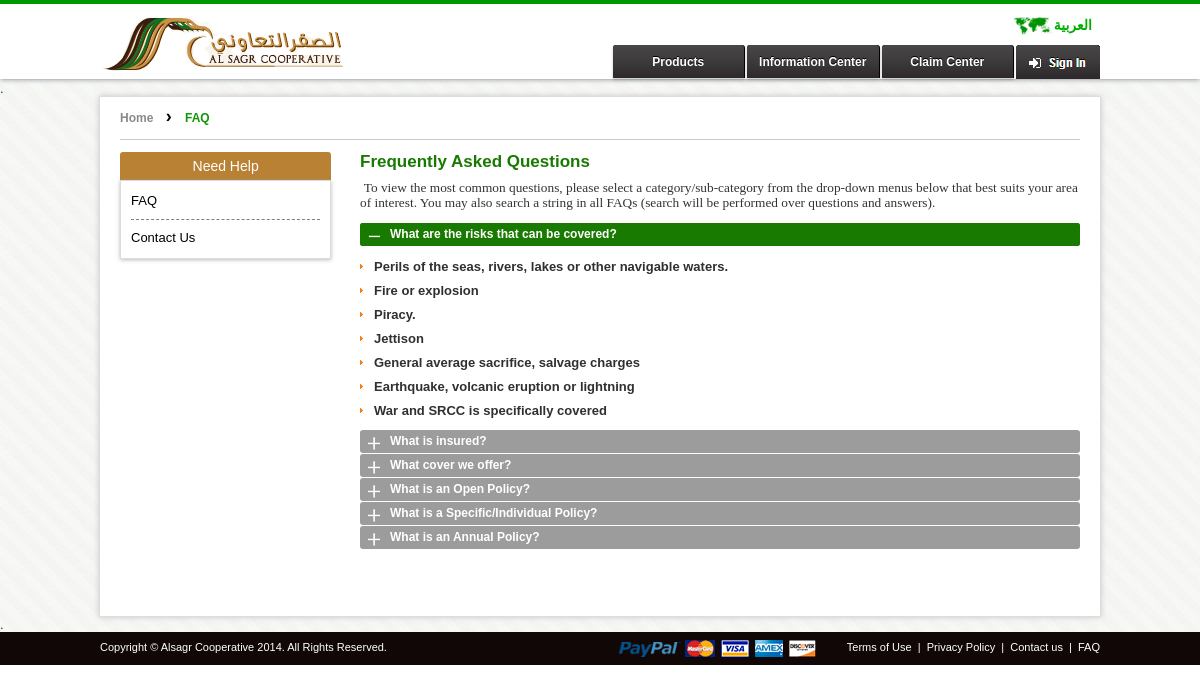
Page /index.php?page=faq on the committed database.
### tables this page shows
CREATE TABLE IF NOT EXISTS `ksa_pages` (
`id` int(11) NOT NULL,
  `pg_title` varchar(150) NOT NULL,
  `pg_detail` text NOT NULL,
  `pg_title_ar` varchar(150) NOT NULL,
  `pg_detail_ar` text NOT NULL,
  `pg_keyword` text NOT NULL,
  `pg_desp` text NOT NULL,
  `pg_section` int(11) NOT NULL,
  `parent_item` int(11) NOT NULL DEFAULT '0',
  `pg_status` tinyint(1) NOT NULL DEFAULT '0',
  `update_date` datetime NOT NULL
);

CREATE TABLE IF NOT EXISTS `ksa_faq` (
`rid` int(11) NOT NULL,
  `quest` text,
  `ans` text,
  `quest_ar` text NOT NULL,
  `ans_ar` text NOT NULL,
  `status` tinyint(1) NOT NULL DEFAULT '1',
  `create_date` datetime DEFAULT NULL
);

CREATE TABLE IF NOT EXISTS `ksa_menu` (
`menu_id` int(11) NOT NULL,
  `menu_title` varchar(200) NOT NULL,
  `menu_title_ar` text NOT NULL,
  `allias` varchar(200) NOT NULL,
  `menu_link` varchar(200) NOT NULL,
  `menu_position` int(11) NOT NULL,
  `menu_access` tinyint(4) NOT NULL DEFAULT '0',
  `menu_parent` varchar(200) NOT NULL DEFAULT 'demo',
  `menu_assign` int(11) NOT NULL,
  `menu_user` int(1) NOT NULL,
  `ordering` int(11) NOT NULL,
  `status` tinyint(1) NOT NULL DEFAULT '1',
  `create_date` date NOT NULL,
  `footer_menu_position` int(11) NOT NULL COMMENT '1 for quick links , 2 for Bottom Footer, 3 for Support Center'
);

### public/faq.php (the view, shortened to what this page needs)
<?php
$alias=$_GET['page'];
$menu=mysql_fetch_object(mysql_query("select * from ".PAGEMENU." where allias='$alias'"));
$page=mysql_fetch_object(mysql_query("select * from  ".PAGETBL." where id ='".$menu->menu_assign."'"));
if(!$page)
{  ?>
<div class="innrebodypanel">
				<div class="clearfix" style="height:15px;">.</div>
				<div class="innerwrap">
					<h1><?='Page not found'?></h1>
					<?='Page not found'?>
				</div>
				<div class="clearfix" style="height:15px;">.</div>
		</div>
<?php }
else{ ?>
<div class="innrebodypanel">
				<div class="clearfix" style="height:15px;">.</div>
				<div class="innerwrap">
					<div class="breadcrumb" >
						<a itemprop="url" href="<?php echo BASE_URL;?>">Home</a>
						<span class="breeadset">&#8250;</span>
						<strong>FAQ </strong>
					</div>
					<div class="lg-3">
						<div class="normallist1">
							<h1>Need Help</h1>
							<ul>
								<li><a href="index.php?page=faq">FAQ</a></li>
								<li><a href="index.php?page=contact-us">Contact Us</a></li>
							</ul>
						</div>
					</div>
					<div class="lg-6">
						<div class="rightformpan innerTFl" >
                        	<h1><?=stripslashes($page->pg_title)?></h1>
                           <?php echo stripslashes($page->pg_detail); ?>
                            <div class="clearfix"></div>
                            <div class="wpcf7" id="wpcf7-f61-p12-o1" style="width:100%;">
                                  <div id="accordion">
                                  <?php $allfaqs=mysql_query("select * from ".TBLFAQ." where status='1'");
								  	if(mysql_num_rows($allfaqs) >0)
									{
										while($row = mysql_fetch_array($allfaqs))
										{
								   ?>
                                        <div>
                                            <h3><a href="#"><?=stripslashes($row['quest'])?></a></h3>
                                            <div class="clients_expand_bg" style="height:auto;">
                                              <?=stripslashes($row['ans'])?>
                                            </div>
                                        </div>
                                    <?php
										}
									}?>
                                </div>
                            </div>
                        </div>
					</div>
				<div class="clearfix"></div>
				</div>
				<div class="clearfix" style="height:15px;">.</div>
		</div>
 <?php } ?>

### index.php (shortened to what this page needs)
<!DOCTYPE html PUBLIC "-//W3C//DTD XHTML 1.0 Transitional//EN" "http://www.w3.org/TR/xhtml1/DTD/xhtml1-transitional.dtd">
<html xmlns="http://www.w3.org/1999/xhtml">
<head>
<?php  if($_GET['page'] == '')
        {
             include_once('includes/meta.php');
        }else
		{
			include_once('includes/meta-inner.php');
		}
        ?>
<body>
	<div class="outerdiv">
     <?php
        if($_GET['page'] == '')
        {
             include_once('includes/head.php');
        }else
		{
			include_once('includes/head-inner.php');
		}
        ?>
		<div class="clearfix"></div>
        <?php
        if($_GET['page'] == '')
        {
             include_once('includes/banner.php');
        }else
		{
			include_once('includes/main.php');
		}
        ?>
         <?php
        if($_GET['page'] == '')
        {
             include_once('includes/footer.php');
        }else
		{
			include_once('includes/footer-inner.php');
		}
        ?>
</body>
</head>
</html>

### includes/meta-inner.php (shortened to what this page needs)
<head>
<link href="<?php echo SITE_URL; ?>css/style.css" rel="stylesheet" type="text/css" media="screen" />
<link href="<?php echo SITE_URL; ?>css/menu.css" rel="stylesheet" type="text/css" media="screen" />
<link href="<?php echo SITE_URL; ?>css/language-switcher.css" type="text/css" rel="stylesheet">
<?php if($_GET['page']=='product-details-comprehensive' || $_GET['page']=='faq' || $_GET['page']=='product-details-tpl' || $_GET['page']=='motor-insurance'  || $_GET['page']=='medical-insurance'  || $_GET['page']=='renew-policy')
	{ ?>
	<link href="<?php echo SITE_URL; ?>css/jquery-ui-1.8.24.custom.css" rel="stylesheet" type="text/css" media="screen"/>
<link href="<?php echo SITE_URL; ?>/css/detailstab.css" rel="stylesheet" type="text/css" />
<?php }?>
<link rel="stylesheet" type="text/css" href="<?php echo BASE_URL; ?>admin/fancybox/jquery.fancybox-1.3.4.css" media="screen" />
<link href="<?php echo SITE_URL; ?>/js/datepicker/styles/glDatePicker.default.css" rel="stylesheet" type="text/css">
</head>

### includes/head-inner.php (shortened to what this page needs)
<header class="head-lg1">
    <div class="innerwrap_top">
        <figure class="logo">
            <a href="<?php echo BASE_URL;?>" style="float:left; position:relative; bottom:3px; margin-top: 3px;"><img src="images/logo.png" alt="" /></a>
        </figure>
        <figure class="navpan1" <?php if(isset($_SESSION['uid'])){ ?>style="margin-top: 13px;"<?php }else{?>style="margin-top: 29px;"<?php } ?>>
            <div class="clearfix"></div>
            <?php if(isset($_SESSION['uid'])){
				 	$btnvalue =  'Sign Out';
				 	$signinlink = 'index.php?page=sign-in&logoff=1';
					$btnstyle = 'class="logoutpan"';
				 }else{
				 	$signinlink = 'index.php?page=sign-in';
					if($_GET['page'] == 'sign-in'){
					$btnstyle = 'class="loginpan active"';
					}else{
					$btnstyle = 'class="loginpan"';
					}
				 }
		   ?>
          <div class="newnav">
			<a href="http://menacompare.com/alsagr/ar/" class="language">&#1575;&#1604;&#1593;&#1585;&#1576;&#1610;&#1577;</a>
                <ul>
                    <li><a href="#" onmouseover="showpanl();"  <?php if($_GET['page']=='product-details-comprehensive' || $_GET['page']=='product-details-tpl') { ?> class="showactive active" id="showactive" <?php } ?> >Products</a></li>
                    <li><a href="index.php?page=information-center" onmouseover="showpanl_hide();" <?php if($_GET['page']=='information-center' || $_GET['page']=='company-profile' || $_GET['page']=='board-of-directors' || $_GET['page']=='risk-we-insure' || $_GET['page']=='need-consultant-help' || $_GET['page']=='tips' || $_GET['page']=='locate-your-branch') { ?> class="showactive active" id="showactive" <?php } ?>>Information Center</a></li>
                    <li><a href="index.php?page=claim-center" onmouseover="showpanl_hide();" <?php if($_GET['page']=='claim-center' ) { ?> class="showactive active" id="showactive" <?php } ?>>Claim Center</a></li>
                    <a href="<?=$signinlink?>" <?=$btnstyle?>></a>
                </ul>
          </div>
        </figure>
    </div>
</header>

### includes/main.php (shortened to what this page needs)
<?php
$page=$_GET["page"];
    if(file_exists($files="public/".$page.".php"))
	{
	  include_once($files);
	}
	else
	{
	 include_once("includes/common.php");
    }
?>

### includes/footer-inner.php (shortened to what this page needs)
<div class="footerpan">
        	<div class="innerwrap_top">
				<div class="fot_L">Copyright &copy; Alsagr Cooperative 2014. All Rights Reserved.</div>
				<div class="fot_R">
					<div class="footericons">
                <img src="<?=SITE_URL?>images/footericons.png" alt="" />
            </div>
					<?php $i = 1;
            $row=mysql_query("SELECT * FROM ".PAGEMENU." WHERE menu_position = '3' and footer_menu_position = '2' AND status='1' ORDER BY ordering ASC");
            $num_rows=mysql_num_rows($row);
            $count = 0;
            while($ress=mysql_fetch_array($row))
            {
            $count++;
            $menu_title = $ress['menu_title'];
            if($ress['menu_link'] != ""){
                $menu_link=$ress['menu_link'];
            }else{
                $menu_link= BASE_URL.strtolower($ress['allias']);
            }
            ?>
		 	<a href="<?php echo $menu_link;?>"<?php echo $cactiv;?>><?php echo stripslashes($menu_title);?></a>
            <?php if($count != $num_rows){echo '&nbsp;|&nbsp;';}?>
            <?php }?>
				</div>
			</div>
        </div>
	</div>

### public/faq.php (style rules this page uses)
.ui-accordion .ui-accordion-header a { background-size: 3%; }

### rows in the picture
ksa_pages: pg_title "Frequently Asked Questions", pg_detail "To view the most common questions, please select a category/sub-category from the drop-down menus below that best suits your area of interest. You may also search a string in all FAQs (search will be performed over questions and answers)."
ksa_faq: quest "What are the risks that can be covered?", ans "Perils of the seas, rivers, lakes or other navigable waters. Fire or explosion Piracy. Jettison General average sacrifice, salvage charges Earthquake, volcanic eruption or lightning War and SRCC is specifically covered"
ksa_faq: quest "What is insured?"
ksa_faq: quest "What cover we offer?"
ksa_faq: quest "What is an Open Policy?"
ksa_faq: quest "What is a Specific/Individual Policy?"
ksa_faq: quest "What is an Annual Policy?"
ksa_menu: menu_title "Terms of Use"
ksa_menu: menu_title "Privacy Policy"
ksa_menu: menu_title "Contact us"
ksa_menu: menu_title "FAQ"
